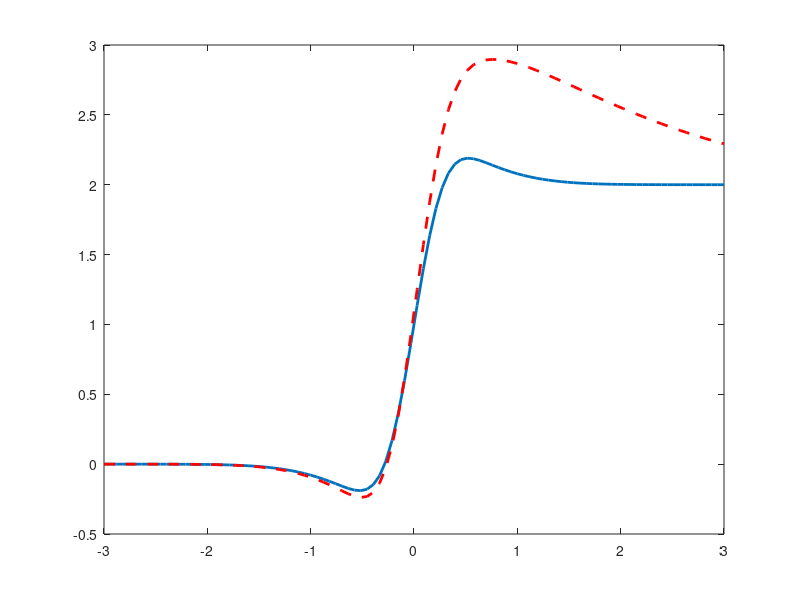
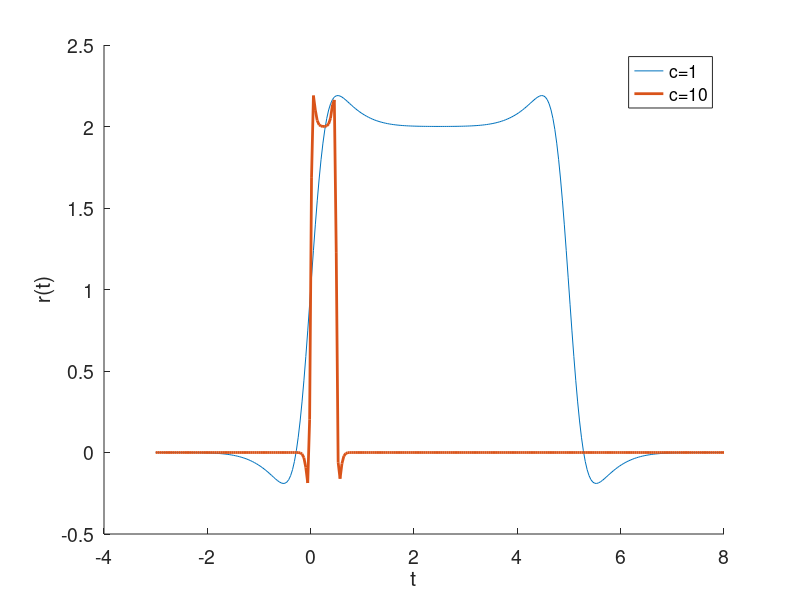

Reproduce these figures in MATLAB, in order. (Note: this script raises an error after producing the figures.)
% Code to solve exercises on receptive fields in Chapter 19

clear all
close all
clc

s1 = 3;
s2 = 1;
g1 = 3;
g2 = 1;
c = 1;

t = linspace(-3,3,100);
f = @(x) g1*s1*exp(-s1*s1.*x.*x)/pi^0.5 - g2*s2*exp(-s2*s2.*x.*x)/pi^0.5;   % The receptive field as a sum of Gaussians
transient = @(x,t) f(x).*(t-x/c).*exp(x/c-t);                               % transient response assuming a non-instantaneous response
R = (g1/2)*(1 + erf(s1*c*t)) - (g2/2)*(1 + erf(s2*c*t));                    % response to a semi-infinite bar moving at speed c

% Calculate moving bar response numerically. You can probably do this more
% efficiently. Oh dear.
for i=1:100
steady_f(i) = integral(f,-Inf,c*t(i));
transient_f(i) = integral(@(x)transient(x,t(i)),-Inf,c*t(i));
end

figure(1)
plot(t,R,'LineWidth',2)
hold on
%plot(t,steady_f,'r--','LineWidth',2)
plot(t,steady_f + transient_f,'r--','LineWidth',2)


%% Now calculate the response to a moving bar, width w

t = linspace(-3,8,300);
w = 5;
c=1;
R1 = (g1/2)*erf(s1*c*t) - (g2/2)*erf(s2*c*t) - (g1/2)*erf(s1*(c*t-w)) + (g2/2)*erf(s2*(c*t-w));     
c=10;
R2 = (g1/2)*erf(s1*c*t) - (g2/2)*erf(s2*c*t) - (g1/2)*erf(s1*(c*t-w)) + (g2/2)*erf(s2*(c*t-w));                   

figure(2)
plot(t,R1,t,R2,'LineWidth',2)
set(gca,'Fontsize',14)
xlabel('t')
ylabel('r(t)')
box off
legend('c=1','c=10')
%saveas(2,'../../Math-Physiol-3rd-Edition/figures/chap_19_retina/exercises/receptive_field.png')

%% Now calculate the response to a step and a bar, when the response is not instantaneous

c = 1;
w = 8;
n = 200;
t = linspace(-2,20,n);
imp = @(t)(1.2*t.*exp(-t) - 0.45*t.^2.*exp(-t)).*heaviside(t);

for i = 1:n
step_response(i) = integral(@(s)imp(t(i)-s),0,t(i));
end

figure(3)
plot(t,imp(t),t,step_response,'LineWidth',2)
set(gca,'Fontsize',14)
xlabel('t')
ylabel('r(t)')
box off
legend('impulse response','step response')
%saveas(3,'../../Math-Physiol-3rd-Edition/figures/chap_19_retina/exercises/receptive_field_2.png')


%% Finally, calculate the response to a moving step, when the response is not instantaneous

% You have to be careful with the resolution (the parameter n) here. It's a tradeoff between speed and accuracy. 
% Octave does the integral a lot slower than Matlab does, and struggles with n=200, which looks a lot better than n=50.

w = 8;
n = 50;    
t = linspace(-2,20,n);
c=1;
stim1 = @(x,t)heaviside(t-x/c) - heaviside(t-x/c-w/c);
c=0.5;
stim2 = @(x,t)heaviside(t-x/c) - heaviside(t-x/c-w/c);
c=3;
stim3 = @(x,t)heaviside(t-x/c) - heaviside(t-x/c-w/c);
for i = 1:n
bar_response1(i) = integral2(@(s,x)stim1(x,t(i)).*imp(t(i)-s).*f(x),-Inf,t(i),-Inf,Inf);
%bar_response2(i) = integral2(@(s,x)stim2(x,t(i)).*imp(t(i)-s).*f(x),-Inf,t(i),-Inf,Inf);
%bar_response3(i) = integral2(@(s,x)stim3(x,t(i)).*imp(t(i)-s).*f(x),-Inf,t(i),-Inf,Inf);
end

figure(4)
plot(t,bar_response1,'LineWidth',2)
set(gca,'Fontsize',14)
xlabel('t')
ylabel('r(t)')
box off
legend('c=1','c=0.5','c=3')
%saveas(4,'../../Math-Physiol-3rd-Edition/figures/chap_19_retina/exercises/receptive_field_3.png')
